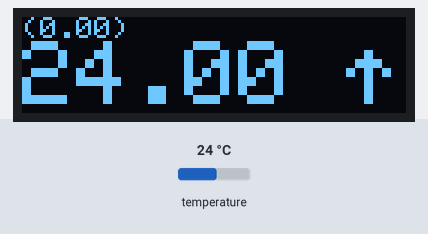
A program run on a simulated Arduino Uno, built with avr-gcc and run on an emulated ATmega328P. Parts: 128×32 one-colour display. Inputs (shaded band) come from the test bench; at power-on: temperature 24 °C. The display library's start-up logo is not drawn; what the program prints to the serial monitor is not drawn.

Above: at 2.5 s.

The program:

main.cpp
```cpp
#include <Arduino.h>

#include <OneWire.h>

// cf https://github.com/milesburton/Arduino-Temperature-Control-Library
#include <DallasTemperature.h>

#include <Wire.h>
#include <Adafruit_GFX.h>
#include <Adafruit_SSD1306.h>
#define WIRE Wire
Adafruit_SSD1306 display = Adafruit_SSD1306(128, 32, &WIRE);

#define DEBUG
// #undef DEBUG
#ifdef DEBUG
  #define debug(x) Serial.print(x)
  #define debugln(x) Serial.println(x)
#else
  #define debug(x)
  #define debugln(x)
#endif

int xl = 0;
float tempC = 0.0;
float jj = 6.3;

// related to DS18B20
#define DS18B20_PIN 4

#define TEMPERATURE_PRECISION 12
OneWire ds(DS18B20_PIN);
DallasTemperature sensors(&ds);

DeviceAddress insideThermometer;
float prevTemp = 0.0;

/* Code de retour de la fonction getTemperature() */
enum DS18B20_RCODES {
  READ_OK,  // Lecture ok
  NO_SENSOR_FOUND,  // Pas de capteur
  INVALID_ADDRESS,  // Adresse reçue invalide
  INVALID_SENSOR  // Capteur invalide (pas un DS18B20)
};

// Motion sensor
const int MOTION_SENSOR_PIN = 19;
int motionSensorCurrentState   = LOW;  // current state of pin
int motionSensorPreviousState  = LOW;  // previous state of pin

// function to print a device address
void printAddress(DeviceAddress deviceAddress) {
  for (uint8_t i = 0; i < 8; i++)
  {
    if (deviceAddress[i] < 16) Serial.print("0");
    Serial.print(deviceAddress[i], HEX);
  }
}

float getExternalTemp() {
  sensors.requestTemperatures();
  return sensors.getTempC(insideThermometer);
}

int getMotionSensor(){
  motionSensorPreviousState = motionSensorCurrentState;
  return digitalRead(MOTION_SENSOR_PIN);
}

bool motionDetected(){
  motionSensorCurrentState = getMotionSensor();
  if ((motionSensorCurrentState == HIGH) && (motionSensorPreviousState == LOW)) {
    return 1;
  } else {
    return 0;
  }
}

/**
 * Fonction de lecture de la température via un capteur DS18B20.
 */
byte getTemperature(float *temperature, byte reset_search) {
  byte data[9], addr[8];
  // data[] : Données lues depuis le scratchpad
  // addr[] : Adresse du module 1-Wire détecté

  /* Reset le bus 1-Wire si nécessaire (requis pour la lecture du premier capteur) */
  if (reset_search) {
    ds.reset_search();
  }

  /* Recherche le prochain capteur 1-Wire disponible */
  if (!ds.search(addr)) {
    // Pas de capteur
    return NO_SENSOR_FOUND;
  }

  /* Vérifie que l'adresse a été correctement reçue */
  if (OneWire::crc8(addr, 7) != addr[7]) {
    // Adresse invalide
    return INVALID_ADDRESS;
  }

  /* Vérifie qu'il s'agit bien d'un DS18B20 */
  if (addr[0] != 0x28) {
    // Mauvais type de capteur
    return INVALID_SENSOR;
  }

  /* Reset le bus 1-Wire et sélectionne le capteur */
  ds.reset();
  ds.select(addr);

  /* Lance une prise de mesure de température et attend la fin de la mesure */
  ds.write(0x44, 1);
  delay(800);

  /* Reset le bus 1-Wire, sélectionne le capteur et envoie une demande de lecture du scratchpad */
  ds.reset();
  ds.select(addr);
  ds.write(0xBE);

 /* Lecture du scratchpad */
  for (byte i = 0; i < 9; i++) {
    data[i] = ds.read();
  }

  /* Calcul de la température en degré Celsius */
  *temperature = (int16_t) ((data[1] << 8) | data[0]) * 0.0625;

  // Pas d'erreur
  return READ_OK;
}

void setup() {
  Serial.begin(115200);
  Serial.println("Dans setup...");

  // display
  display.begin(SSD1306_SWITCHCAPVCC, 0x3C); // Address 0x3C for 128x32
  delay(1000);
  display.display();
  // delay(1000);
  // display.setRotation(2); // vertical flip
  display.setTextSize(1.5);
  display.setTextSize(2);

  display.setTextColor(SSD1306_WHITE);
  display.setCursor(0,0);
  display.display();
  display.clearDisplay();
  // Motion Sensor
  /* pinMode(MOTION_SENSOR_PIN, INPUT);
  sensors.begin();
  delay(500);
  */
  // Temperature
  Serial.print("Parasite power is: ");
  if (sensors.isParasitePowerMode()) Serial.println("ON");
  else Serial.println("OFF");
  if (!sensors.getAddress(insideThermometer, 0)){
    Serial.println("Unable to find address for Device 0");
  }
  Serial.print("Device 0 Address: ");
  printAddress(insideThermometer);
  Serial.println();
  sensors.setResolution(insideThermometer, TEMPERATURE_PRECISION);
  delay(500);
}

void loop() {
  float temperature;
  int arrow;
  prevTemp = temperature;
  /* Lit la température ambiante à ~1Hz */
  if (getTemperature(&temperature, true) != READ_OK) {
    Serial.println(F("Erreur de lecture du capteur"));
    // return;
  }
  // motionSensorCurrentState = digitalRead(MOTION_SENSOR_PIN);

  arrow = 26;
  if (prevTemp < temperature) {
    arrow = 24;
  } else if (prevTemp > temperature) {
    arrow = 25;
  }

  display.clearDisplay();
  display.setCursor(0,0);
  // tempC = getExternalTemp();
  // display.println(tempC);
  // display.print(jj);
  // display.print (" ");
  // display.println(motionSensorCurrentState);
  display.setTextSize(1.5);
  display.print("(");
  display.print(prevTemp);
  display.println(")");
  display.setTextSize(3);

  display.print(temperature);
  display.print(" ");
  display.println((char) arrow);
  Serial.print("t° : ");
  Serial.println(temperature);
  display.display();
  delay(60000);
}
```
